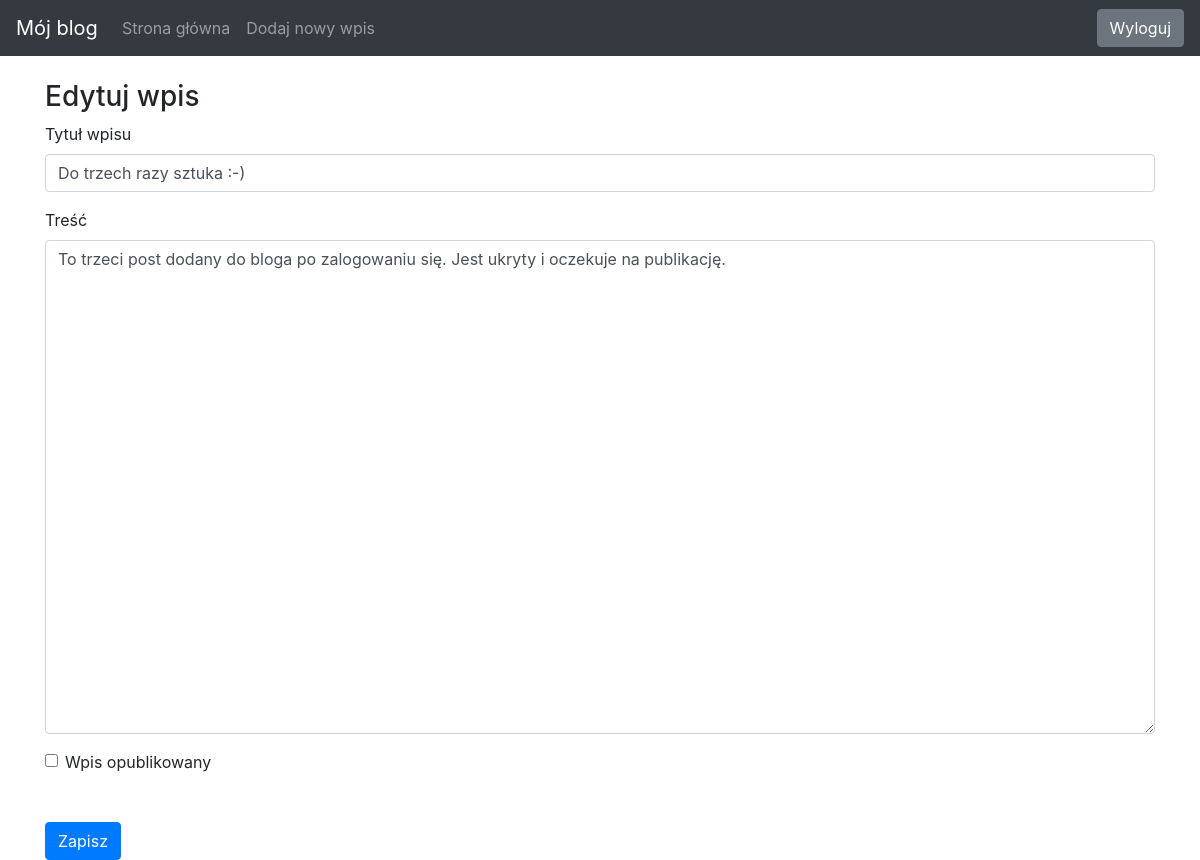
/edit-post/17 (signed in), run on the app's committed database.
### blog/models.py (models this page shows, shortened)
class Entry(db.Model):
    id = db.Column(db.Integer, primary_key=True)
    title = db.Column(db.String(80), nullable=False)
    body = db.Column(db.Text, nullable=False)
    pub_date = db.Column(db.DateTime, nullable=False,
        default=datetime.datetime.utcnow)
    is_published = db.Column(db.Boolean, default=False)
    author_id = db.Column(db.Integer, db.ForeignKey('user.id'))

### blog/routes.py (the view)
@app.route("/edit-post/<int:entry_id>", methods=["GET", "POST"])
@login_required
def edit_post(entry_id):
    entry = Entry.query.get_or_404(entry_id)
    form = EntryForm(obj=entry)
    if entry.author != current_user:
        flash("You are not authorized to edit this post", "error")
        return redirect(url_for('index'))
    if form.validate_on_submit():
        save_entry(form, entry)
        return redirect(url_for('index'))
    return render_template("entry_form.html", form=form, entry_id=entry_id)

### blog/forms.py
class EntryForm(FlaskForm):
   title = StringField('Title', validators=[DataRequired()])
   body = TextAreaField('Content', validators=[DataRequired()])
   is_published = BooleanField('Is Published?')

### blog/models.py (called while the page is built)
@login_manager.user_loader
def load_user(user_id):
    return User.query.get(int(user_id))

### blog/templates/entry_form.html (shortened to what this page needs)
{% extends "base.html" %}
{% block content %}
<h3>
   {% if entry_id %}
      Edytuj wpis
   {% else %}
      Dodaj nowy wpis
   {% endif %}
</h3>
<form action="" method="POST">
   <div class="form-group">
       <label for="title" class="form-control-label">Tytuł wpisu</label>
       {{ form.title(class_="form-control") }}
   </div>
   <div class="form-group">
       <label for="body" class="form-control-label">Treść</label>
       {{ form.body(class_="form-control", cols="100", rows="20") }}
   </div>
   <div class="form-check">
       {{ form.is_published(class_="form-check-input") }}
       <label class="form-check-label" for="is_published">Wpis opublikowany</label>
   </div>
   <button type="submit" class="btn btn-primary mt-5">Zapisz</button>
</form>
{% endblock %}

### blog/templates/base.html (style rules this page uses)
body { padding-top: 5rem; }

### data on the page
Entry: title "Do trzech razy sztuka :-)", body "To trzeci post dodany do bloga po zalogowaniu się. Jest ukryty i oczekuje na publikację."
